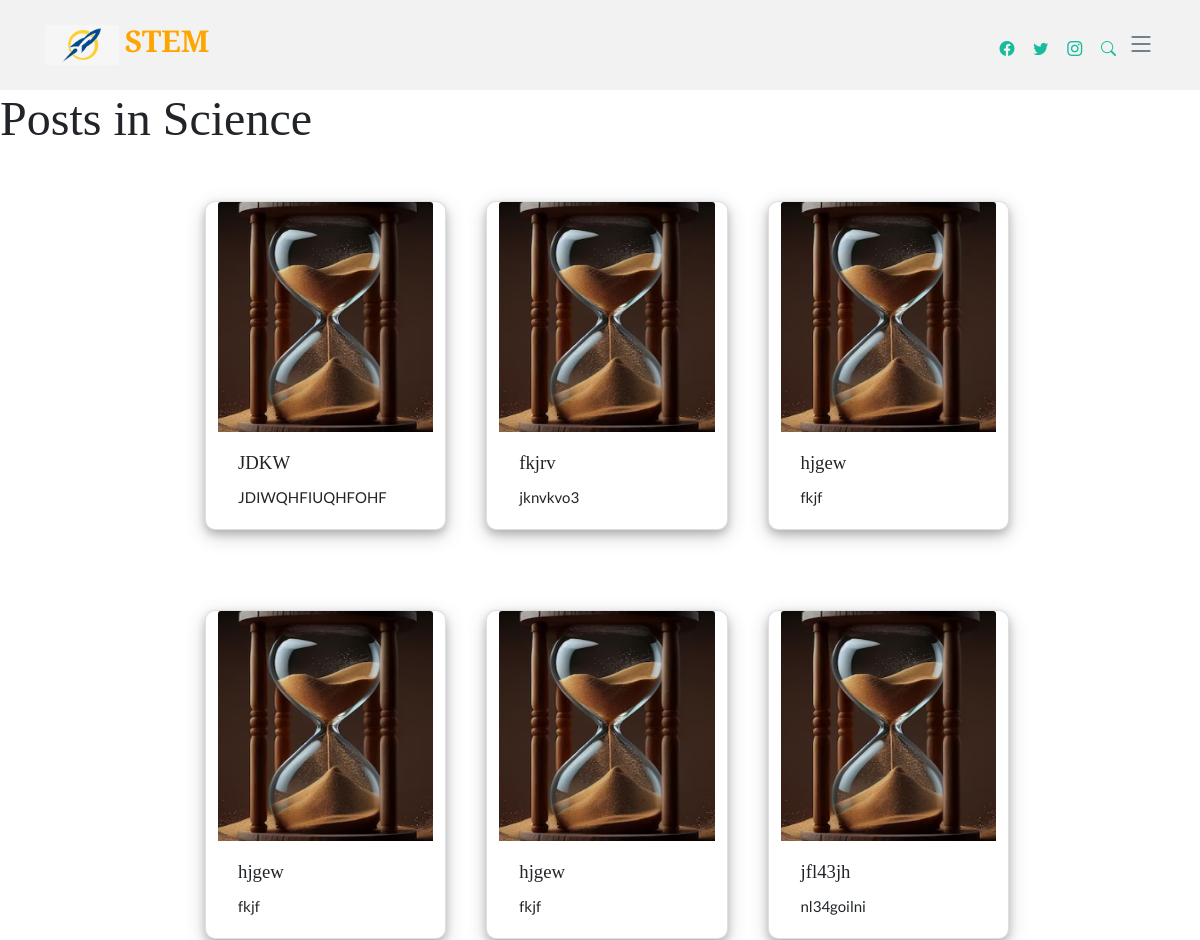
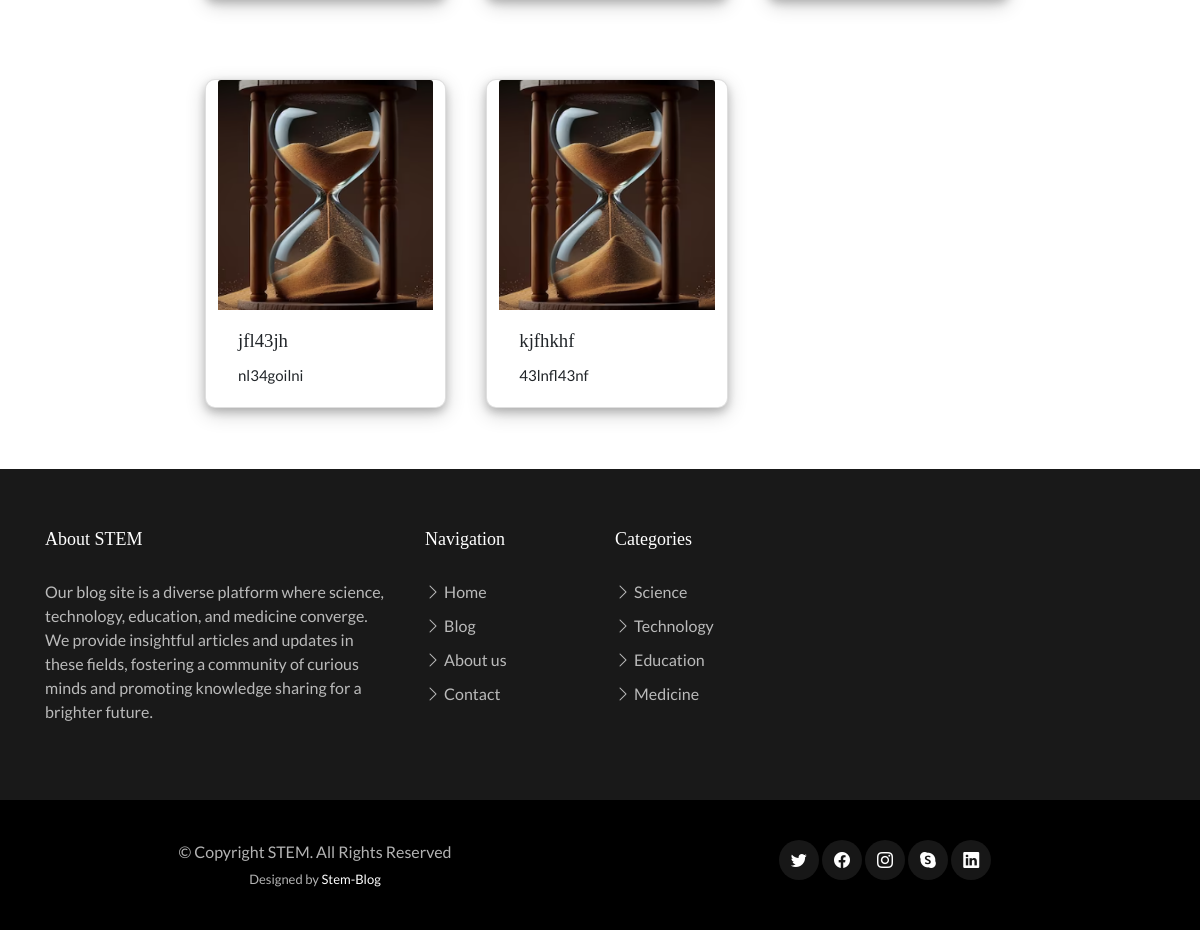
The app's page /profilee/categories/1/ with its own data (2 pictures, top to bottom).
### profilee/models.py (models this page shows, shortened)
class Category(models.Model):
    name = models.CharField(max_length=50)

class BlogPost(models.Model):
    title = models.CharField(max_length=200)
    content = models.TextField()
    image = models.ImageField(upload_to='blog_images/')
    category = models.ForeignKey(Category, on_delete=models.PROTECT)  # A post belongs to a category
    created_at = models.DateTimeField(auto_now_add=True)

### profilee/views.py (the view)
# urls.py: path('categories/<int:category_id>/', views.category_posts, name='category_posts'),
def category_posts(request, category_id):
    category = Category.objects.get(pk=category_id)
    posts = BlogPost.objects.filter(category=category)
    context = {'category': category, 'posts': posts}
    return render(request, 'category_posts.html', context)

### templates/category_posts.html (shortened to what this page needs)
{% extends 'layouts.html' %}
{% load static %}
{% block 'postlist' %}
<head>
</head>
<body>
    <h1>Posts in {{ category.name }}</h1>
    <div style="padding:3em 0em;">
        <div class="container" style="padding-left: 190px;">
            <div class="row row-cols-1 row-cols-md-4 g-4" style="grid-gap: 40px !important; ">
          {% for post in posts %}
          <div class="card mb-3" style="box-shadow: 0 4px 8px 0 rgba(0, 0, 0, 0.2), 0 6px 20px 0 rgba(0, 0, 0, 0.19); border-radius: 10px;">
            <img class="card-img-top" src="{{ post.image.url }}" alt="{{ post.title }} Image" style="height: 230px;">
            <div class="card-body">
              <h5 class="card-title">{{ post.title }}</h5>
              <p class="card-text">{{post.content|slice:":200"}}</p>
            </div>
          </div>
          {% endfor %}
        </div>
        </div>
        </div>
</body>
{% endblock %}

### static/css/variables.css (style rules this page uses)
:root { --font-default: 'EB Garamond', system-ui, -apple-system, "Segoe UI", Roboto, "Helvetica Neue", Arial, "Noto Sans", "Liberation Sans", sans-serif, "Apple Color Emoji", "Segoe UI Emoji", "Segoe UI Symbol", "Noto Color Emoji"; --font-primary: 'EB Garamond', serif; --font-secondary: 'Inter', sans-serif; --color-default: #212529; --color-default-rgb: 33, 37, 41; --color-links: #212529; --color-links-hover: #15171a; --color-primary: #212529; --color-primary-light: #26282c; --color-primary-dark: #0b0c0e; --color-primary-rgb: 33, 37, 41; --color-primary-light-rgb: 38, 40, 44; --color-primary-dark-rgb: 11, 12, 14; --color-secondary: #596d80; --color-secondary-light: #8498aa; --color-secondary-dark: #404f5c; --color-secondary-rgb: 89, 109, 128; --color-secondary-light-rgb: 132, 152, 170; --color-secondary-dark-rgb: 64, 79, 92; --color-blue: #0d6efd; --color-blue-rgb: 13, 110, 253; --color-indigo: #6610f2; --color-indigo-rgb: 102, 16, 242; --color-purple: #6f42c1; --color-purple-rgb: 111, 66, 193; --color-pink: #f3268c; --color-pink-rgb: 243, 38, 140; --color-red: #df1529; --color-red-rgb: 223, 21, 4; --color-orange: #fd7e14; --color-orange-rgb: 253, 126, 20; --color-yellow: #ffc107; --color-yellow-rgb: 255, 193, 7; --color-green: #059652; --color-green-rgb: 5, 150, 82; --color-teal: #20c997; --color-teal-rgb: 32, 201, 151; --color-cyan: #0dcaf0; --color-cyan-rgb: 13, 202, 240; --color-white: #ffffff; --color-white-rgb: 255, 255, 255; --color-gray: #6c757d; --color-gray-rgb: 108, 117, 125; --color-black: #000000; --color-black-rgb: 0, 0, 0; }
:root { --bs-blue: var(--color-blue); --bs-indigo: var(--color-indigo); --bs-purple: var(--color-purple); --bs-pink: var(--color-pink); --bs-red: var(--color-red); --bs-orange: var(--color-orange); --bs-yellow: var(--color-yellow); --bs-green: var(--color-green); --bs-teal: var(--color-teal); --bs-cyan: var(--color-cyan); --bs-white: var(--color-white); --bs-gray: var(--color-gray); --bs-gray-dark: #343a40; --bs-gray-100: #f8f9fa; --bs-gray-200: #e9ecef; --bs-gray-300: #dee2e6; --bs-gray-400: #ced4da; --bs-gray-500: #adb5bd; --bs-gray-600: #6c757d; --bs-gray-700: #495057; --bs-gray-800: #343a40; --bs-gray-900: #212529; --bs-primary: var(--color-blue); --bs-secondary: var(--color-blue); --bs-success: #198754; --bs-info: #0dcaf0; --bs-warning: #ffc107; --bs-danger: #dc3545; --bs-light: #f8f9fa; --bs-dark: #212529; --bs-primary-rgb: var(--color-primary-rgb); --bs-secondary-rgb: var(--color-secondary-rgb); --bs-success-rgb: 25, 135, 84; --bs-info-rgb: 13, 202, 240; --bs-warning-rgb: 255, 193, 7; --bs-danger-rgb: 220, 53, 69; --bs-light-rgb: 248, 249, 250; --bs-dark-rgb: 33, 37, 41; --bs-white-rgb: var(--color-white-rgb); --bs-black-rgb: var(--color-black-rgb); --bs-body-color-rgb: var(--color-default-rgb); --bs-body-bg-rgb: 255, 255, 255; --bs-font-sans-serif: var(--font-default); --bs-font-monospace: SFMono-Regular, Menlo, Monaco, Consolas, "Liberation Mono", "Courier New", monospace; --bs-gradient: linear-gradient(180deg, rgba(255, 255, 255, 0.15), rgba(255, 255, 255, 0)); --bs-body-font-family: var(--font-default); --bs-body-font-size: 1rem; --bs-body-font-weight: 400; --bs-body-line-height: 1.5; --bs-body-color: var(--color-default); --bs-body-bg: #fff; }

### static/css/main.css (style rules this page uses)
:root { scroll-behavior: smooth; }
body { color: rgba(var(--color-primary-rgb), 1); }
h1, h2, h3, h4, h5, h6 { font-family: var(--font-primary); }

### records on screen
Category: name "Science"
BlogPost: image (picture), title "JDKW", content "JDIWQHFIUQHFOHF"
BlogPost: image (picture), title "fkjrv", content "jknvkvo3"
BlogPost: image (picture), title "hjgew", content "fkjf"
BlogPost: image (picture), title "hjgew", content "fkjf"
BlogPost: image (picture), title "hjgew", content "fkjf"
BlogPost: image (picture), title "jfl43jh", content "nl34goilni"
BlogPost: image (picture), title "jfl43jh", content "nl34goilni"
BlogPost: image (picture), title "kjfhkhf", content "43lnfl43nf"
